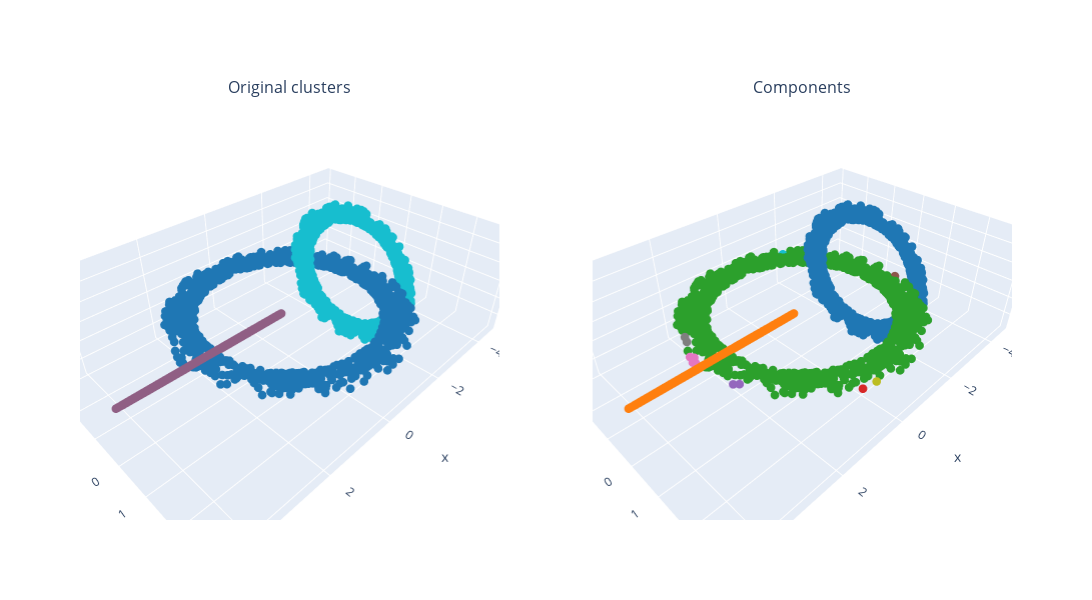

Here is the notebook cell this chart was saved with:
### Code cell
plot_data_cluster_component(df_rings)

### Figure 1 — Plotly figure (JSON) as saved in the notebook; plotly's stock layout.template omitted (floating-point values rounded to 4 significant figures; data arrays with more than 128 entries replaced by an {"elided": "..."} marker saying what was removed)
{"data": [{"marker": {"color": {"elided": "3210 int values"}, "colorscale": [[0, "#1F77B4"], [0.1111, "#FF7F0E"], [0.2222, "#2CA02C"], [0.3333, "#D62728"], [0.4444, "#9467BD"], [0.5556, "#8C564B"], [0.6667, "#E377C2"], [0.7778, "#7F7F7F"], [0.8889, "#BCBD22"], [1, "#17BECF"]], "size": 3}, "mode": "markers", "scene": "scene", "type": "scatter3d", "x": {"elided": "3210 float values"}, "y": {"elided": "3210 float values"}, "z": {"elided": "3210 float values"}}, {"marker": {"color": {"elided": "3210 int values"}, "colorscale": [[0, "#1F77B4"], [0.1111, "#FF7F0E"], [0.2222, "#2CA02C"], [0.3333, "#D62728"], [0.4444, "#9467BD"], [0.5556, "#8C564B"], [0.6667, "#E377C2"], [0.7778, "#7F7F7F"], [0.8889, "#BCBD22"], [1, "#17BECF"]], "size": 3}, "mode": "markers", "scene": "scene2", "type": "scatter3d", "x": {"elided": "3210 float values"}, "y": {"elided": "3210 float values"}, "z": {"elided": "3210 float values"}}], "layout": {"annotations": [{"font": {"size": 16}, "showarrow": false, "text": "Original clusters", "x": 0.225, "xanchor": "center", "xref": "paper", "y": 1, "yanchor": "bottom", "yref": "paper"}, {"font": {"size": 16}, "showarrow": false, "text": "Components", "x": 0.775, "xanchor": "center", "xref": "paper", "y": 1, "yanchor": "bottom", "yref": "paper"}], "height": 600, "scene": {"domain": {"x": [0, 0.45], "y": [0, 1]}}, "scene2": {"domain": {"x": [0.55, 1], "y": [0, 1]}}, "showlegend": false, "width": 1400}}
